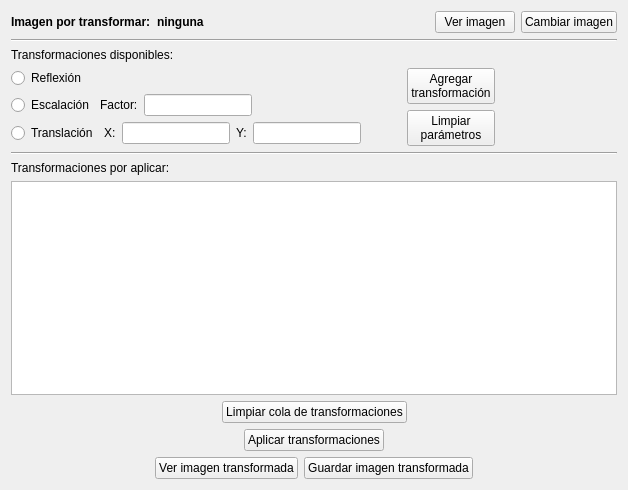
<?xml version="1.0" encoding="UTF-8"?>
<ui version="4.0">
 <class>SITVGWindow</class>
 <widget class="QWidget" name="SITVGWindow">
  <property name="geometry">
   <rect>
    <x>0</x>
    <y>0</y>
    <width>628</width>
    <height>490</height>
   </rect>
  </property>
  <property name="windowTitle">
   <string>Form</string>
  </property>
  <layout class="QVBoxLayout" name="verticalLayout_2">
   <item>
    <layout class="QHBoxLayout" name="horizontalLayout_6">
     <item>
      <widget class="QLabel" name="label_7">
       <property name="font">
        <font>
         <weight>75</weight>
         <bold>true</bold>
        </font>
       </property>
       <property name="text">
        <string>Imagen por transformar:</string>
       </property>
      </widget>
     </item>
     <item>
      <widget class="QLabel" name="fileNameLabel">
       <property name="sizePolicy">
        <sizepolicy hsizetype="MinimumExpanding" vsizetype="Preferred">
         <horstretch>0</horstretch>
         <verstretch>0</verstretch>
        </sizepolicy>
       </property>
       <property name="font">
        <font>
         <weight>75</weight>
         <bold>true</bold>
        </font>
       </property>
       <property name="text">
        <string>ninguna</string>
       </property>
      </widget>
     </item>
     <item>
      <widget class="QPushButton" name="viewBaseButton">
       <property name="sizePolicy">
        <sizepolicy hsizetype="Fixed" vsizetype="Fixed">
         <horstretch>0</horstretch>
         <verstretch>0</verstretch>
        </sizepolicy>
       </property>
       <property name="text">
        <string>Ver imagen</string>
       </property>
      </widget>
     </item>
     <item>
      <widget class="QPushButton" name="changeFileButton">
       <property name="sizePolicy">
        <sizepolicy hsizetype="Fixed" vsizetype="Fixed">
         <horstretch>0</horstretch>
         <verstretch>0</verstretch>
        </sizepolicy>
       </property>
       <property name="text">
        <string>Cambiar imagen</string>
       </property>
      </widget>
     </item>
    </layout>
   </item>
   <item>
    <widget class="Line" name="line">
     <property name="orientation">
      <enum>Qt::Horizontal</enum>
     </property>
    </widget>
   </item>
   <item>
    <layout class="QHBoxLayout" name="horizontalLayout_5">
     <item>
      <layout class="QVBoxLayout" name="verticalLayout">
       <item>
        <widget class="QLabel" name="label_4">
         <property name="text">
          <string>Transformaciones disponibles:</string>
         </property>
        </widget>
       </item>
       <item>
        <layout class="QHBoxLayout" name="horizontalLayout_3">
         <item>
          <layout class="QVBoxLayout" name="verticalLayout_11">
           <item>
            <layout class="QHBoxLayout" name="horizontalLayout_4">
             <item>
              <widget class="QRadioButton" name="reflectionSelect">
               <property name="text">
                <string>Reflexión</string>
               </property>
              </widget>
             </item>
             <item>
              <spacer name="horizontalSpacer_2">
               <property name="orientation">
                <enum>Qt::Horizontal</enum>
               </property>
               <property name="sizeHint" stdset="0">
                <size>
                 <width>40</width>
                 <height>20</height>
                </size>
               </property>
              </spacer>
             </item>
            </layout>
           </item>
           <item>
            <layout class="QHBoxLayout" name="horizontalLayout_2">
             <item>
              <widget class="QRadioButton" name="scalingSelect">
               <property name="text">
                <string>Escalación</string>
               </property>
              </widget>
             </item>
             <item>
              <widget class="QLabel" name="label_5">
               <property name="text">
                <string>Factor:</string>
               </property>
              </widget>
             </item>
             <item>
              <widget class="QLineEdit" name="factorLineEdit">
               <property name="sizePolicy">
                <sizepolicy hsizetype="Fixed" vsizetype="Fixed">
                 <horstretch>0</horstretch>
                 <verstretch>0</verstretch>
                </sizepolicy>
               </property>
              </widget>
             </item>
             <item>
              <spacer name="horizontalSpacer_3">
               <property name="orientation">
                <enum>Qt::Horizontal</enum>
               </property>
               <property name="sizeHint" stdset="0">
                <size>
                 <width>40</width>
                 <height>20</height>
                </size>
               </property>
              </spacer>
             </item>
            </layout>
           </item>
           <item>
            <layout class="QHBoxLayout" name="horizontalLayout">
             <item>
              <widget class="QRadioButton" name="translationSelect">
               <property name="text">
                <string>Translación</string>
               </property>
              </widget>
             </item>
             <item>
              <widget class="QLabel" name="label">
               <property name="text">
                <string>X:</string>
               </property>
              </widget>
             </item>
             <item>
              <widget class="QLineEdit" name="xLineEdit">
               <property name="sizePolicy">
                <sizepolicy hsizetype="Fixed" vsizetype="Fixed">
                 <horstretch>0</horstretch>
                 <verstretch>0</verstretch>
                </sizepolicy>
               </property>
              </widget>
             </item>
             <item>
              <widget class="QLabel" name="label_2">
               <property name="text">
                <string>Y:</string>
               </property>
              </widget>
             </item>
             <item>
              <widget class="QLineEdit" name="yLineEdit">
               <property name="sizePolicy">
                <sizepolicy hsizetype="Fixed" vsizetype="Fixed">
                 <horstretch>0</horstretch>
                 <verstretch>0</verstretch>
                </sizepolicy>
               </property>
              </widget>
             </item>
             <item>
              <spacer name="horizontalSpacer_8">
               <property name="orientation">
                <enum>Qt::Horizontal</enum>
               </property>
               <property name="sizeHint" stdset="0">
                <size>
                 <width>40</width>
                 <height>20</height>
                </size>
               </property>
              </spacer>
             </item>
            </layout>
           </item>
          </layout>
         </item>
         <item>
          <layout class="QVBoxLayout" name="verticalLayout_3">
           <item>
            <widget class="QPushButton" name="addButton">
             <property name="sizePolicy">
              <sizepolicy hsizetype="Fixed" vsizetype="Fixed">
               <horstretch>0</horstretch>
               <verstretch>0</verstretch>
              </sizepolicy>
             </property>
             <property name="text">
              <string>Agregar
transformación</string>
             </property>
            </widget>
           </item>
           <item>
            <widget class="QPushButton" name="cleanParamButton">
             <property name="text">
              <string>Limpiar
parámetros</string>
             </property>
            </widget>
           </item>
          </layout>
         </item>
        </layout>
       </item>
      </layout>
     </item>
     <item>
      <spacer name="horizontalSpacer">
       <property name="orientation">
        <enum>Qt::Horizontal</enum>
       </property>
       <property name="sizeHint" stdset="0">
        <size>
         <width>40</width>
         <height>20</height>
        </size>
       </property>
      </spacer>
     </item>
     <item>
      <spacer name="horizontalSpacer_4">
       <property name="orientation">
        <enum>Qt::Horizontal</enum>
       </property>
       <property name="sizeHint" stdset="0">
        <size>
         <width>40</width>
         <height>20</height>
        </size>
       </property>
      </spacer>
     </item>
    </layout>
   </item>
   <item>
    <widget class="Line" name="line_2">
     <property name="orientation">
      <enum>Qt::Horizontal</enum>
     </property>
    </widget>
   </item>
   <item>
    <widget class="QLabel" name="label_3">
     <property name="text">
      <string>Transformaciones por aplicar:</string>
     </property>
    </widget>
   </item>
   <item>
    <widget class="QListView" name="listView"/>
   </item>
   <item>
    <layout class="QHBoxLayout" name="horizontalLayout_8">
     <item>
      <spacer name="horizontalSpacer_6">
       <property name="orientation">
        <enum>Qt::Horizontal</enum>
       </property>
       <property name="sizeHint" stdset="0">
        <size>
         <width>40</width>
         <height>20</height>
        </size>
       </property>
      </spacer>
     </item>
     <item>
      <widget class="QPushButton" name="cleanListButton">
       <property name="text">
        <string>Limpiar cola de transformaciones</string>
       </property>
      </widget>
     </item>
     <item>
      <spacer name="horizontalSpacer_5">
       <property name="orientation">
        <enum>Qt::Horizontal</enum>
       </property>
       <property name="sizeHint" stdset="0">
        <size>
         <width>40</width>
         <height>20</height>
        </size>
       </property>
      </spacer>
     </item>
    </layout>
   </item>
   <item>
    <layout class="QHBoxLayout" name="horizontalLayout_9">
     <item>
      <spacer name="horizontalSpacer_9">
       <property name="orientation">
        <enum>Qt::Horizontal</enum>
       </property>
       <property name="sizeHint" stdset="0">
        <size>
         <width>40</width>
         <height>20</height>
        </size>
       </property>
      </spacer>
     </item>
     <item>
      <widget class="QPushButton" name="applyButton">
       <property name="text">
        <string>Aplicar transformaciones</string>
       </property>
      </widget>
     </item>
     <item>
      <spacer name="horizontalSpacer_7">
       <property name="orientation">
        <enum>Qt::Horizontal</enum>
       </property>
       <property name="sizeHint" stdset="0">
        <size>
         <width>40</width>
         <height>20</height>
        </size>
       </property>
      </spacer>
     </item>
    </layout>
   </item>
   <item>
    <layout class="QHBoxLayout" name="horizontalLayout_10">
     <item>
      <spacer name="horizontalSpacer_10">
       <property name="orientation">
        <enum>Qt::Horizontal</enum>
       </property>
       <property name="sizeHint" stdset="0">
        <size>
         <width>40</width>
         <height>20</height>
        </size>
       </property>
      </spacer>
     </item>
     <item>
      <widget class="QPushButton" name="viewTransButtom">
       <property name="text">
        <string>Ver imagen transformada</string>
       </property>
      </widget>
     </item>
     <item>
      <widget class="QPushButton" name="saveButton">
       <property name="text">
        <string>Guardar imagen transformada</string>
       </property>
      </widget>
     </item>
     <item>
      <spacer name="horizontalSpacer_11">
       <property name="orientation">
        <enum>Qt::Horizontal</enum>
       </property>
       <property name="sizeHint" stdset="0">
        <size>
         <width>40</width>
         <height>20</height>
        </size>
       </property>
      </spacer>
     </item>
    </layout>
   </item>
   <item>
    <layout class="QVBoxLayout" name="statusBarLayout"/>
   </item>
  </layout>
 </widget>
 <resources/>
 <connections/>
</ui>
